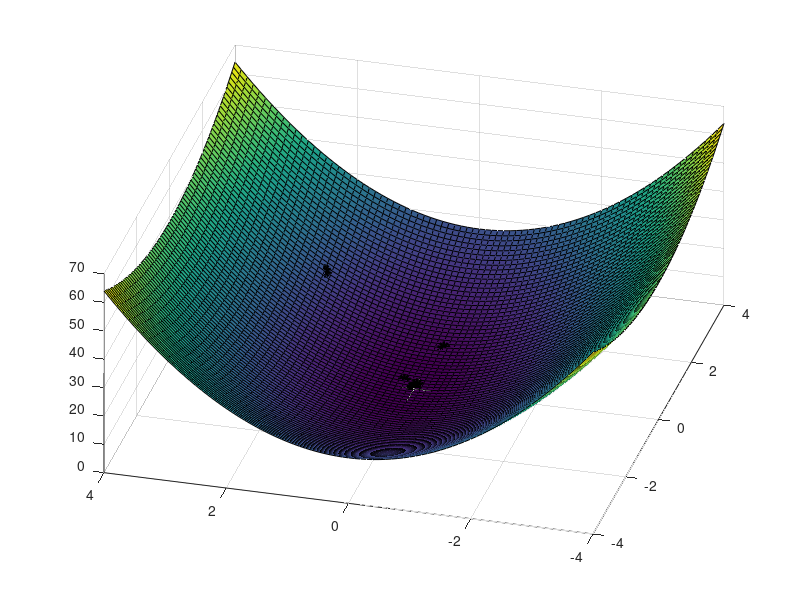
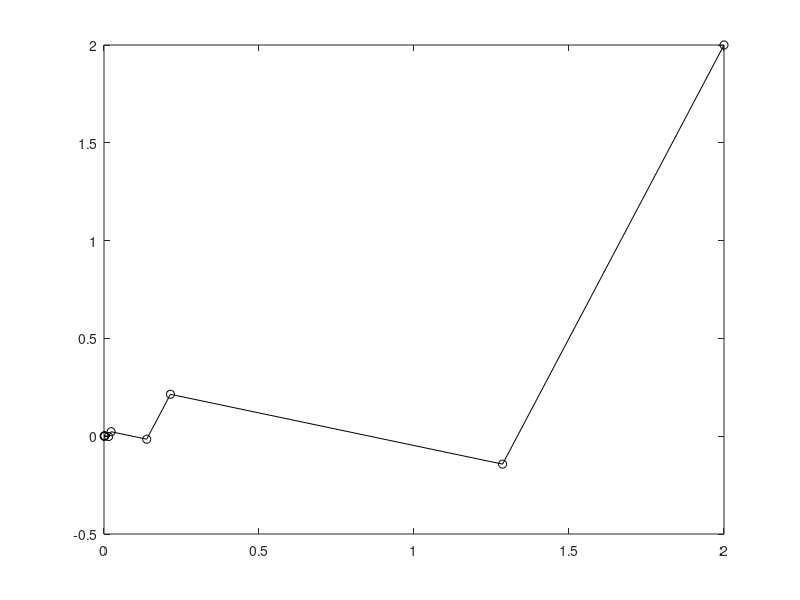

These figures' MATLAB source, in order:
% Gradient Descent Method for the function f(x,y) = x^2 + 3y^2
% Starting point is 2, 2

clear all
close all
clc

x = -4:0.1:4.0;
y = x;
[X,Y]=meshgrid(x,y);
Z = X.^2 + 3*Y.^2;
surf(X,Y,Z); hold on;


clear x; % Clears x and y from their prededined values
clear y;
epsilon = 10^(-5); % This the permissible difference between consecutive f values
N = 20; % Maximum number of iterations
x(1) = 2; y(1) = 2;
f(1) = x(1)^2 + 3*y(1)^2;
plot3(x(1),y(1), f(1), 'ko','Linewidth',[4]);
view(-75,50)

disp(sprintf('j    x(j)       y(j)      f(x(j),y(j))'));
for j = 1:N
    tau = (x(j)^2 + 9*y(j)^2)/(2*x(j)^2 + 54*y(j)^2);
    x(j+1) = x(j) - tau*2*x(j);
    y(j+1) = y(j) - tau*6*y(j);
    f(j+1) = x(j+1)^2 + 3*y(j+1)^2;
    plot3(x(j+1),y(j+1),f(j+1),'ko-','Linewidth',[4])

    disp(sprintf('%d   %f   %f   %f',j, x(j), y(j), f(j))); 
    if(abs(f(j+1) - f(j)) < epsilon)
         disp(sprintf('The value of j is %d and x(%d) and y(%d) are %f and %f', j, j, j, x(j), y(j)));
         break;
     end;
    
end

figure; % This is for plotting the x and y values. 
plot(x,y,'ko-');
